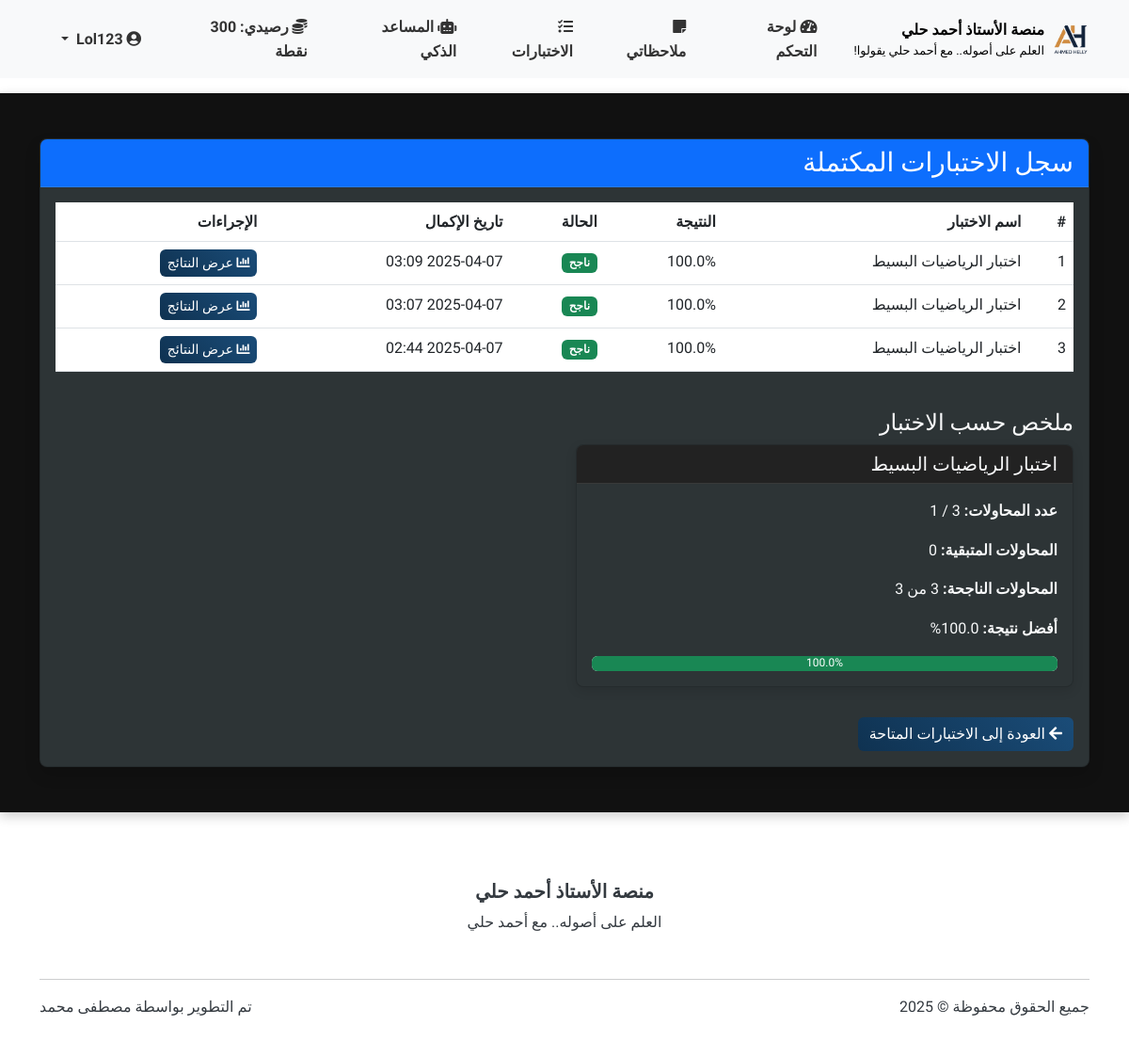
The page /student/tests/history (signed in) on the database as committed earlier.
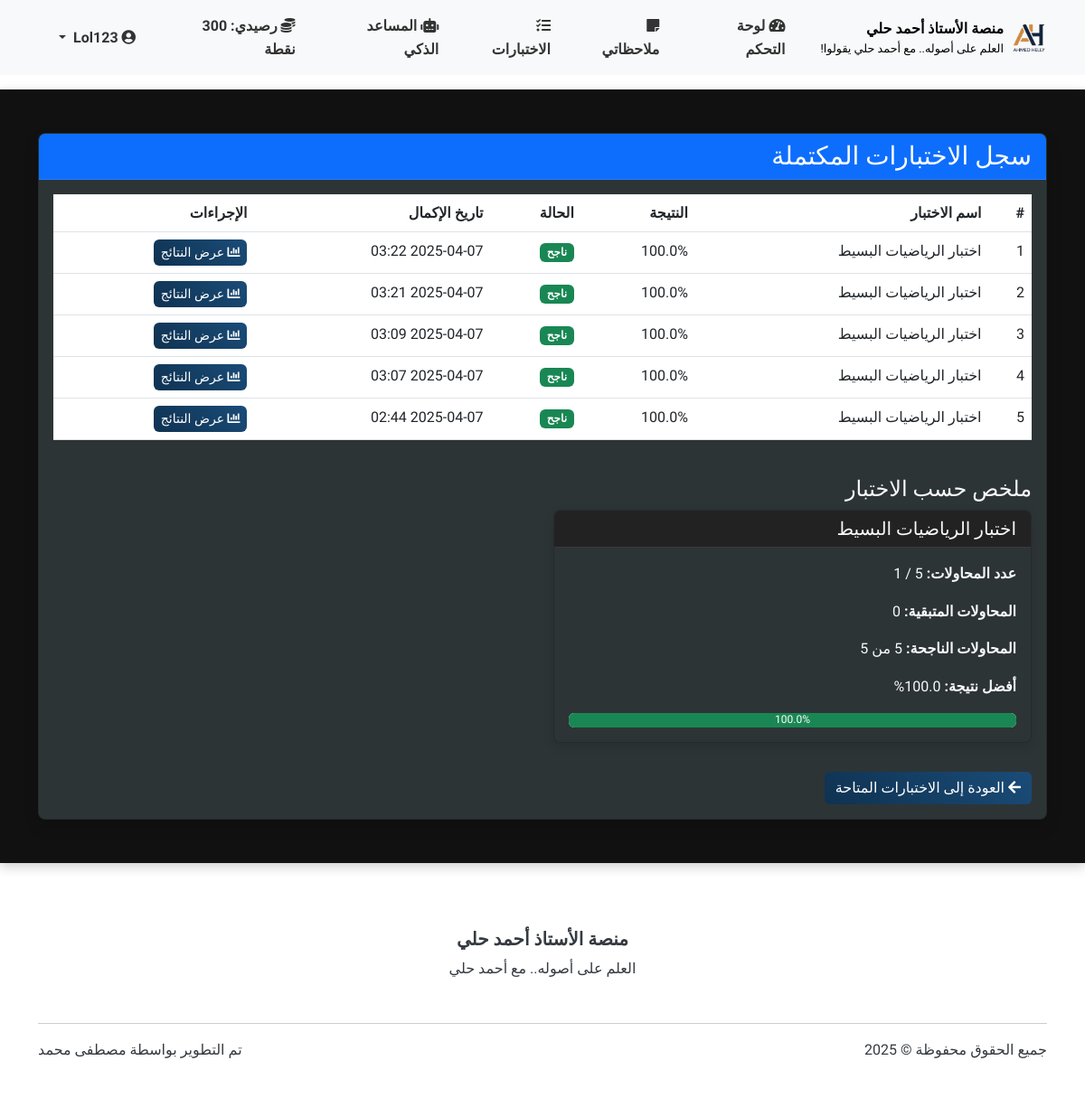
The same page on the database as committed later.
### models.py (models this page shows, shortened)
class TestAttempt(db.Model):
    __tablename__ = 'test_attempts'
    id = db.Column(db.Integer, primary_key=True)
    test_id = db.Column(db.Integer, db.ForeignKey('tests.id'), nullable=False)
    user_id = db.Column(db.Integer, db.ForeignKey('users.id'), nullable=False)
    started_at = db.Column(db.DateTime, default=datetime.utcnow)
    completed_at = db.Column(db.DateTime, nullable=True)
    score = db.Column(db.Float, nullable=True)  # Final score as percentage
    passed = db.Column(db.Boolean, nullable=True)  # Whether the user passed
    user = db.relationship('User', backref=db.backref('test_attempts', lazy='dynamic'))
    answers = db.relationship('TestAnswer', backref='attempt', lazy='dynamic', cascade='all, delete-orphan')

class Test(db.Model):
    __tablename__ = 'tests'
    id = db.Column(db.Integer, primary_key=True)
    title = db.Column(db.String(100), nullable=False)
    description = db.Column(db.Text, nullable=True)
    created_by = db.Column(db.Integer, db.ForeignKey('users.id'), nullable=False)
    created_at = db.Column(db.DateTime, default=datetime.utcnow)
    is_active = db.Column(db.Boolean, default=True)
    time_limit_minutes = db.Column(db.Integer, default=30)  # Time limit in minutes
    passing_score = db.Column(db.Integer, default=60)  # Passing score percentage
    max_attempts = db.Column(db.Integer, default=1)  # الحد الأقصى لعدد المحاولات المسموح بها
    questions = db.relationship('TestQuestion', backref='test', lazy='dynamic', cascade='all, delete-orphan')
    attempts = db.relationship('TestAttempt', backref='test', lazy='dynamic')
    creator = db.relationship('User', backref=db.backref('created_tests', lazy='dynamic'))

### test_routes.py (the view)
@student_tests.route('/history')
@login_required
def test_history():
    if current_user.is_admin():
        flash('هذه الصفحة مخصصة للطلاب فقط.', 'warning')
        return redirect(url_for('admin.dashboard'))
    logging.info(f"الطالب {current_user.username} يعرض سجل الاختبارات")
    attempts = TestAttempt.query.filter_by(
        user_id=current_user.id
    ).filter(TestAttempt.completed_at.isnot(None)).order_by(TestAttempt.completed_at.desc()).all()
    logging.info(f"عدد محاولات الاختبار المكتملة للطالب {current_user.username}: {len(attempts)}")
    approved_retry_requests = {r.test_id: r for r in TestRetryRequest.query.filter_by(
        user_id=current_user.id,
        status='approved'
    ).all()}
    attempts_by_test = {}
    for attempt in attempts:
        if attempt.test_id not in attempts_by_test:
            attempts_by_test[attempt.test_id] = []
        attempts_by_test[attempt.test_id].append(attempt)
    test_ids = list(set([a.test_id for a in attempts]))
    tests = Test.query.filter(Test.id.in_(test_ids)).all() if test_ids else []
    tests_dict = {test.id: test for test in tests}
    test_status = {}
    for test_id, test_attempts in attempts_by_test.items():
        if test_id not in tests_dict:
            continue
        test = tests_dict[test_id]
        passed_count = sum(1 for a in test_attempts if a.passed)
        best_score = max((a.score or 0) for a in test_attempts) if test_attempts else 0
        completed_count = len(test_attempts)
        has_approved_retry = test_id in approved_retry_requests
        remaining_attempts = test.max_attempts - completed_count
        if has_approved_retry:
            remaining_attempts += 1  # إضافة محاولة إضافية إذا كان هناك طلب معتمد
        test_status[test_id] = {
            'completed_count': completed_count,
            'passed_count': passed_count,
            'best_score': best_score,
            'remaining_attempts': max(0, remaining_attempts),  # التأكد من أنها لا تقل عن صفر
            'has_approved_retry': has_approved_retry,
            'max_attempts': test.max_attempts
        }
        logging.info(f"الاختبار {test_id}: عدد المحاولات: {completed_count}/{test.max_attempts}, "
                    f"النجاح: {passed_count}, أفضل نتيجة: {best_score}%, "
                    f"المتبقي: {max(0, remaining_attempts)}")
    logging.info(f"عدد الاختبارات المختلفة التي حاولها الطالب {current_user.username}: {len(tests_dict)}")
    retry_requests = TestRetryRequest.query.filter_by(
        user_id=current_user.id
    ).order_by(TestRetryRequest.request_date.desc()).all()
    return render_template(
        'student/test_history.html',
        attempts=attempts,
        attempts_by_test=attempts_by_test,
        tests=tests_dict,
        retry_requests=retry_requests,
        test_status=test_status  # إرسال معلومات الحالة الإضافية
    )

### main.py (called while the page is built)
    @login_manager.user_loader
    def load_user(user_id):
        return models.User.query.get(int(user_id))

### models.py (called while the page is built)
    def is_admin(self):
        return self.role == 'admin'

### routes.py (called while the page is built)
@app.context_processor
def inject_now():
    return {'now': datetime.now()}

### templates/student/test_history.html (shortened to what the changed rows need)
{% extends 'base.html' %}
{% block content %}
<div class="container mt-4">
    <div class="row">
        <div class="col-md-12">
            <div class="card shadow mb-4">
                <div class="card-body">
                    {% if attempts %}
                        <div class="table-responsive">
                            <table class="table table-hover">
                                <thead>
                                    <tr>
                                        <th>#</th>
                                        <th>اسم الاختبار</th>
                                        <th>النتيجة</th>
                                        <th>الحالة</th>
                                        <th>تاريخ الإكمال</th>
                                        <th>الإجراءات</th>
                                    </tr>
                                </thead>
                                <tbody>
                                    {% for attempt in attempts %}
                                        <tr>
                                            <td>{{ loop.index }}</td>
                                            <td>{{ tests[attempt.test_id].title }}</td>
                                            <td>{{ "%.1f"|format(attempt.score if attempt.score else 0) }}%</td>
                                            <td>
                                                {% if attempt.passed %}
                                                    <span class="badge bg-success">ناجح</span>
                                                {% else %}
                                                    <span class="badge bg-danger">راسب</span>
                                                {% endif %}
                                            </td>
                                            <td>
                                                {% if attempt.completed_at %}
                                                    {{ attempt.completed_at.strftime('%Y-%m-%d %H:%M') }}
                                                {% else %}
                                                    {{ attempt.started_at.strftime('%Y-%m-%d %H:%M') }}
                                                {% endif %}
                                            </td>
                                            <td>
                                                <a href="{{ url_for('student_tests.test_results', attempt_id=attempt.id) }}" class="btn btn-sm btn-primary">
                                                    <i class="fas fa-chart-bar"></i> عرض النتائج
                                                </a>
                                            </td>
                                        </tr>
                                    {% endfor %}
                                </tbody>
                            </table>
                        </div>
                        <div class="mt-4">
                            <div class="row">
                                {% for test_id, test_attempts in attempts_by_test.items() %}
                                    <div class="col-md-6 mb-3">
                                        <div class="card">
                                            <div class="card-header">
                                                <h5 class="mb-0">{{ tests[test_id].title }}</h5>
                                            </div>
                                            <div class="card-body">
                                                {% set test = tests[test_id] %}
                                                <p><strong>عدد المحاولات:</strong> {{ test_status[test_id].completed_count }} / {{ test_status[test_id].max_attempts }}</p>
                                                <p><strong>المحاولات المتبقية:</strong> {{ test_status[test_id].remaining_attempts }}
                                                </p>
                                                <p><strong>المحاولات الناجحة:</strong> {{ test_status[test_id].passed_count }} من {{ test_status[test_id].completed_count }}</p>
                                                <p><strong>أفضل نتيجة:</strong> {{ "%.1f"|format(test_status[test_id].best_score) }}%</p>
                                                <div class="progress">
                                                    <div class="progress-bar {% if test_status[test_id].best_score >= tests[test_id].passing_score %}bg-success{% else %}bg-warning{% endif %}" role="progressbar"
                                                        style="width: {{ test_status[test_id].best_score }}%;"
                                                        aria-valuenow="{{ test_status[test_id].best_score }}" aria-valuemin="0" aria-valuemax="100">
                                                        {{ "%.1f"|format(test_status[test_id].best_score) }}%
                                                    </div>
                                                </div>
                                            </div>
                                        </div>
                                    </div>
                                {% endfor %}
                            </div>
                        </div>
                    {% else %}
                        <div class="alert alert-info">
                            <i class="fas fa-info-circle"></i>
                            لم تكمل أي اختبارات حتى الآن. قم بأداء اختبار لعرض نتائجك هنا.
                        </div>
                    {% endif %}
                </div>
            </div>
        </div>
    </div>
</div>
{% endblock %}

Rows that differ between the two databases and show on the page:
added TestAttempt: {{ tests[attempt.test_id].title }} "اختبار الرياضيات البسيط", score "100.0", passed "ناجح", completed_at "2025-04-07 03:22", score "100.0", score "100.0"
added TestAttempt: {{ tests[attempt.test_id].title }} "اختبار الرياضيات البسيط", score "100.0", passed "ناجح", completed_at "2025-04-07 03:21"
Other text that changed with them:
new list line: "اختبار الرياضيات البسيط"
new list line: "عدد المحاولات: 5 / 1 المحاولات المتبقية: 0 المحاولات الناجحة: من 5 أفضل نتيجة: % %"
list line gone: "اختبار الرياضيات البسيط"
list line gone: "عدد المحاولات: 3 / 1 المحاولات المتبقية: 0 المحاولات الناجحة: 3 من 3 أفضل نتيجة: % %"
list line gone: "100.0 100.0"
